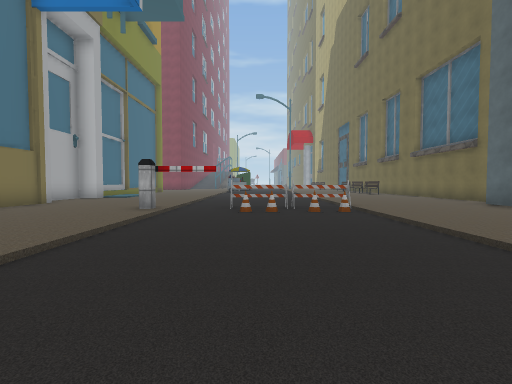
view 1 (above)

18 first-person views from a walk through a 3-D level made in the Unity game engine. The camera is 1.4 m above the floor, tilts 2° down and sees 90° across. The floor is counted in squares, 2 m on a side. Each view is taken from the middle of a square. On the plan, view 1 faces up. The plan holds only what a view shows up to about 9 squares ahead; the rest is blank. The place goes on beyond the plan. Some animated figures are not drawn. Some surface patterns are stand-ins.

view 2
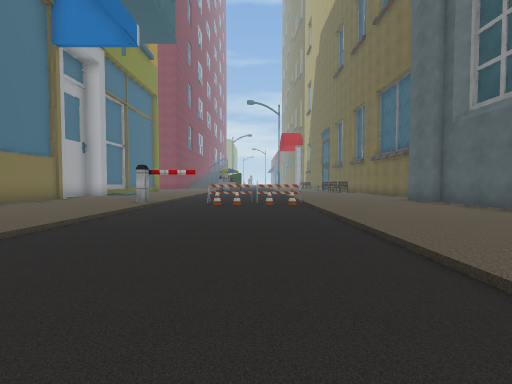

view 3
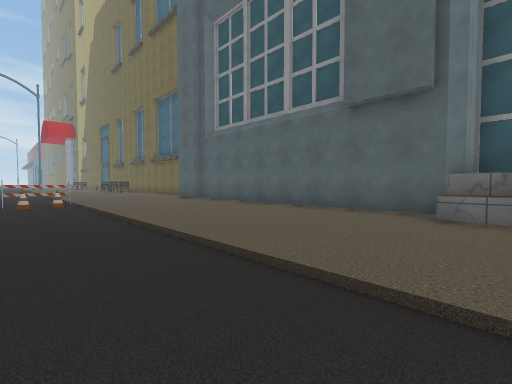

view 4
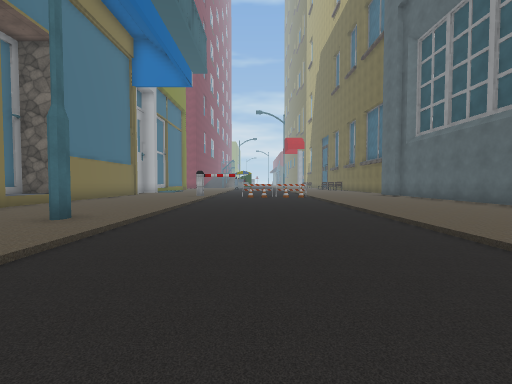

view 5
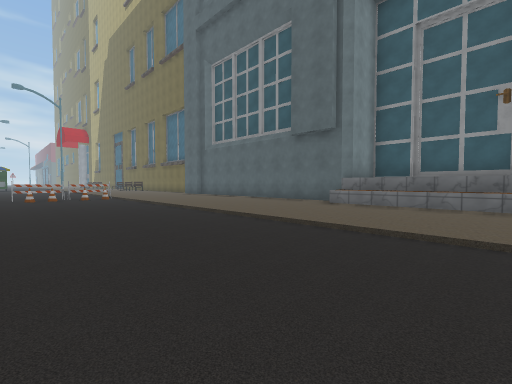

view 6
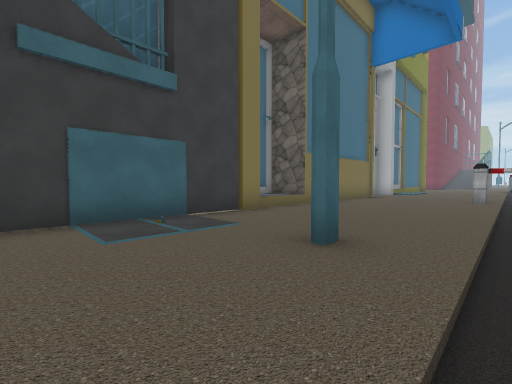

view 7
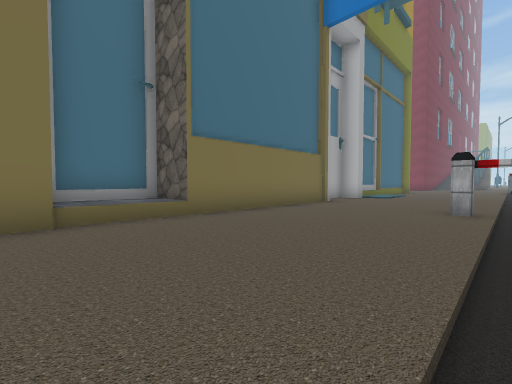

view 8
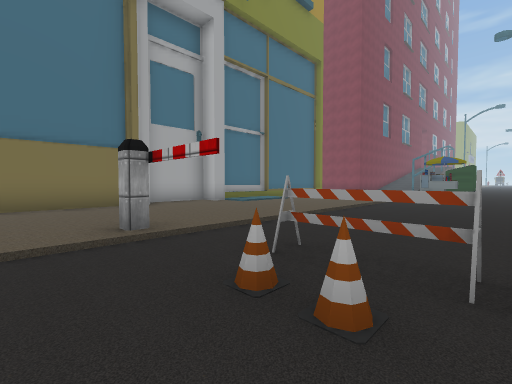

view 9
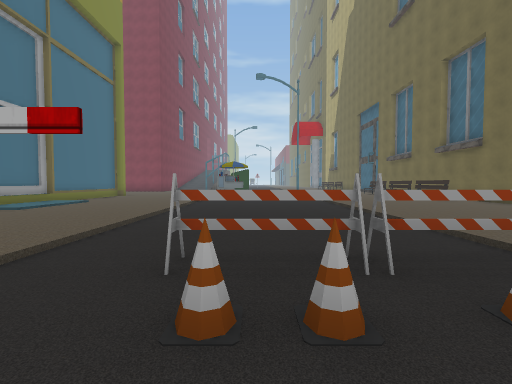

view 10
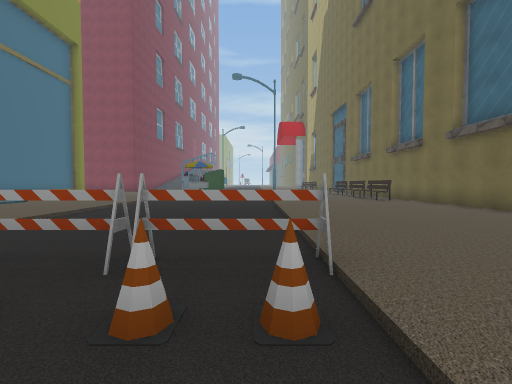

view 11
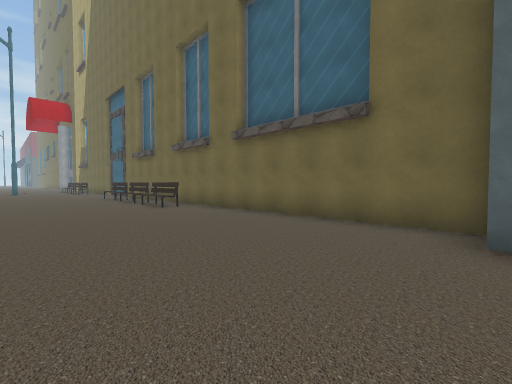

view 12
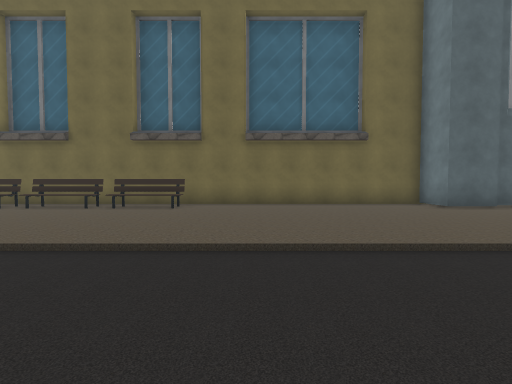

view 13
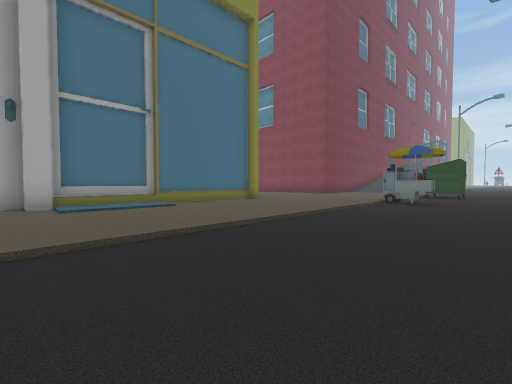

view 14
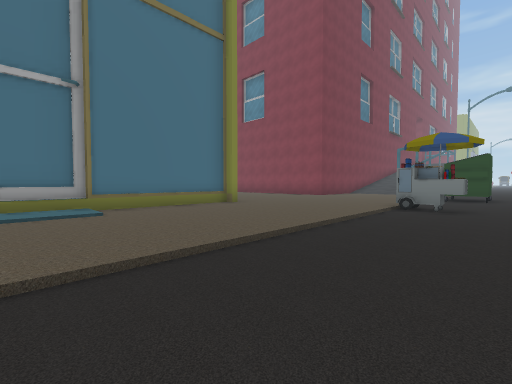

view 15
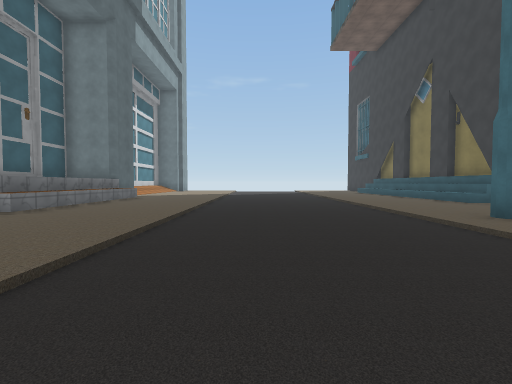

view 16
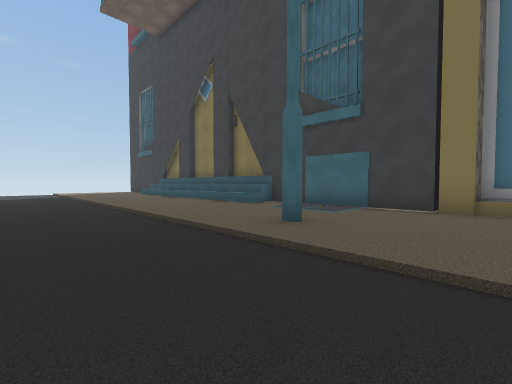

view 17
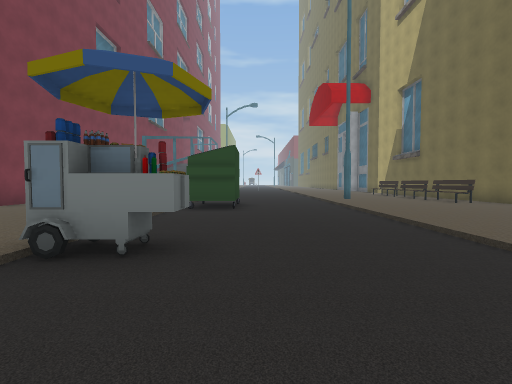

view 18
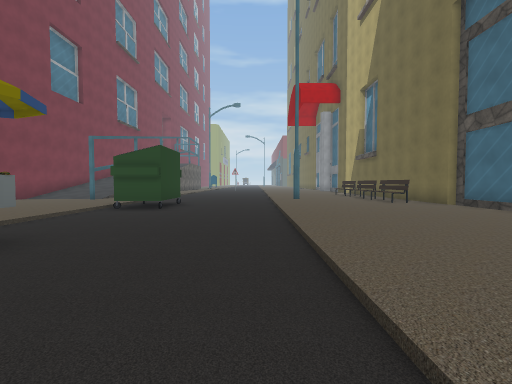

### Floor plan
Key: @ floor where view 1 was taken; # wall or solid block; . main floor; - floor 0.25 m lower than the main floor; / step, stairs or slope; ^ raised ledge; B barrier; E bench; I bin; O other object.
Columns run from 8 left of view 1 to 9 right of it. Each row starts with its distance up from view 1.
 26   ..../----....E#
 25  #....II---....E#
 24  #....II---.....#
 23   ..../----.....#
 22    .../----.....
 21     ../----....
 20     ..##---...EE#
 19    .../----..  E#
 18   ..../----...EE#
 17  #..../----....E#
 16  #..../--- ....E#
 15  #..../--- ....E#
 14  #..../----....E#
 13  #..../----.....#
 12  #..../----.....#
 11  #..../----.....#
 10  #..../----.....#
  9  #..../----.....#
  8  #..../----.....#
  7  #..../-OOO....##
  6  #...B/-OOO....#
  5  #..../----....#
  4  #..../----....#
  3 ##..../----....#
  2 #^..../----....#
  1 #^..../----....#
  0 ##..../-@--....#
 -1  #..../----....#
 -2  #...#/----...^##
 -3  #..../----...^###
 -4  #..../----...^###
 -5  #^.../----...^###
 -6  #^.../----...^###

Where each view was taken, in squares from view 1:
view 1: 0 up, 0 right, facing up
view 2: 2 down, 1 right, facing up
view 3: 3 down, 1 right, facing up-right
view 4: 6 down, 0 right, facing up
view 5: 6 down, 1 left, facing up-right
view 6: 4 down, 2 left, facing up-left
view 7: 0 up, 2 left, facing up-left
view 8: 5 up, 1 right, facing up-left
view 9: 5 up, 0 right, facing up
view 10: 5 up, 2 right, facing up
view 11: 7 up, 3 right, facing up-right
view 12: 12 up, 0 right, facing right
view 13: 10 up, 1 right, facing up-left
view 14: 12 up, 0 right, facing up-left
view 15: 3 up, 1 right, facing down
view 16: 1 up, 0 right, facing down-left
view 17: 17 up, 0 right, facing up
view 18: 17 up, 2 right, facing up
